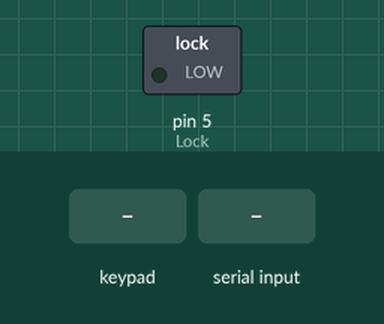
Recording of a sketch running on a simulated Arduino Uno, built with avr-gcc and run on an emulated ATmega328P. Parts: switched loads named in the sketch (green lamp = pin HIGH). Inputs (shaded band) come from the test bench.

Above: at 1.2 s.
1.3 s: keypad keys 3 6 9 0 pressed 0.4 s apart
At 3.1 s:
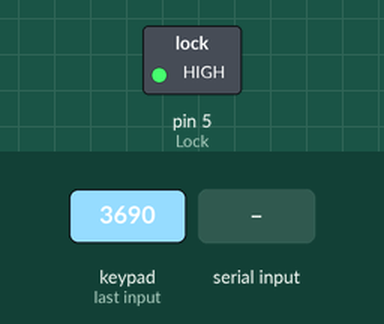
4.4 s: key 'A' pressed
At 4.8 s:
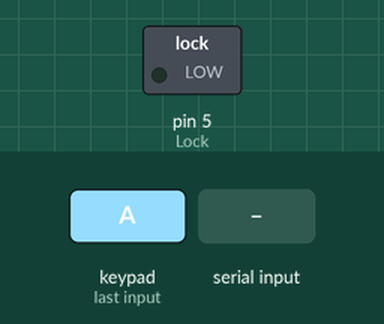
5.9 s: "*" received over the second serial link
At 7.3 s:
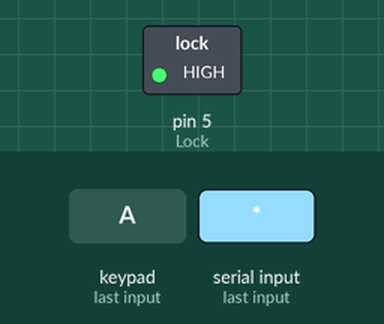
Timing chart, 0 to 8.9 s (numbered marks = the images above; inputs shaded):
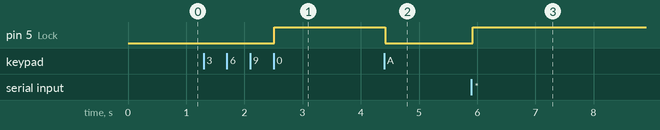

Measured:
- after the input at 1.3 s, pin 5 (Lock): LOW → HIGH after 1.2 s
- after the input at 4.4 s, pin 5 (Lock): HIGH → LOW at once
- after the input at 5.9 s, pin 5 (Lock): LOW → HIGH at once

The sketch:

Slave.ino
```cpp
//slave
#include <Keypad.h>
#include <SoftwareSerial.h>

SoftwareSerial slave(2, 3); // RX, TX

bool isOn;
char * password = "3690"; // To increase the passcode length change the numerical to the size after position

int position = 0;

const byte ROWS = 4; // 4 rows
const byte COLS = 4; // 4 columns 


char keys[ROWS][COLS] =
{
{'1','2','3','A'},
{'4','5','6','B'},
{'7','8','9','C'},
{'*','0','#','D'}
}; //mapping of the keys done w.r.t to the grid keypad

byte rowPins[ROWS] = { 13, 12, 11, 10 }; //connection of rows pins to the arduino
byte colPins[COLS] = { 9, 8, 7, 6 }; // connection of the columns pins to the arduino

Keypad keypad = Keypad( makeKeymap(keys), rowPins, colPins, ROWS, COLS );

int Lock = 5; // Connecting the relay to the 5th pin

void setup()
{
Serial.begin(9600);
slave.begin(9600);
pinMode(Lock, OUTPUT);
LockedPosition(true);
}

void loop()
{
  // Wait for master to send data
  while (slave.available() == 0)
  {
    char key = keypad.getKey();
if (key == '*' || key == 'A') //OR operator used to lock the device back again
{
position = 0;
LockedPosition(true);
}
if (key == password[position])
{
position ++;
}
if (position == 4) // change this if you want to increase the password length
{
LockedPosition(false);
}
delay(100);
}


  // Read data from master
  isOn = slave.read() ;

  // Execute code based on data
  if (isOn)
  {
    digitalWrite(Lock, HIGH);
  }
  else
  {
    digitalWrite(Lock, LOW);
  }
}


void LockedPosition(int locked)
{
if (locked)
{
digitalWrite(Lock, LOW);
}
else
{
digitalWrite(Lock, HIGH);
}
}
```
